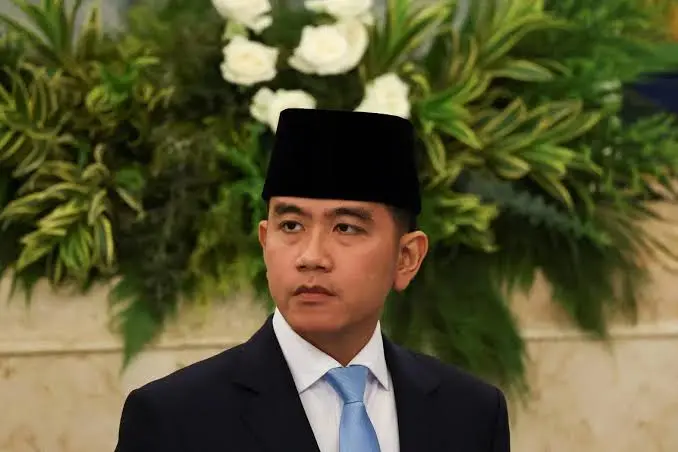
#> input picture Sesi 6/mas gibran.webp, 678 x 452 px, given in place of mas gibran.jpg, which was not available
$ python transformasi_lengkap.py
#> lines starting #> are read from the running program, lines starting #| are printed output that depends on the picture
import cv2
import numpy as np
import matplotlib.pyplot as plt

# ==================================================
# 1. MEMBACA CITRA ASLI
# ==================================================
nama_file = "mas gibran.jpg"
img = cv2.imread(nama_file)
#> img is the input picture: shape (452, 678, 3); mean B, G, R 51.7, 87.5, 90.4

if img is None:
    raise FileNotFoundError(
        f"Gambar '{nama_file}' tidak ditemukan. "
        "Pastikan gambar berada dalam folder yang sama."
    )

# Mengubah format warna BGR ke RGB untuk visualisasi Matplotlib
img_rgb = cv2.cvtColor(img, cv2.COLOR_BGR2RGB)
tinggi, lebar = img_rgb.shape[:2]
#> tinggi = 452; lebar = 678
pusat = (lebar // 2, tinggi // 2)
#> pusat = (339, 226)

# ==================================================
# 2. IMPLEMENTASI TRANSLATION
# ==================================================
# Mensejajarkan/memindahkan citra sejauh tx=50 piksel ke kanan dan ty=30 piksel ke bawah
M_trans = np.float32([
    [1, 0, 50],
    [0, 1, 30]
])
img_translation = cv2.warpAffine(img_rgb, M_trans, (lebar, tinggi))
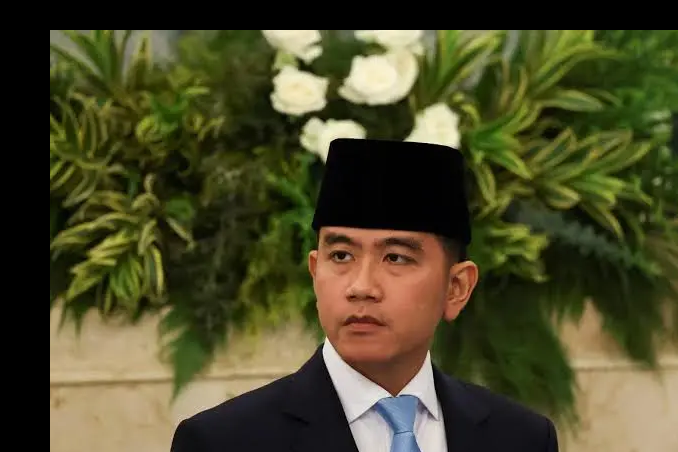
#> img_translation: shape (452, 678, 3); mean R, G, B 75.1, 73.2, 41.3

# ==================================================
# 3. IMPLEMENTASI SCALING (0.5x dan 2.0x)
# ==================================================
img_scaling_05 = cv2.resize(img_rgb, None, fx=0.5, fy=0.5, interpolation=cv2.INTER_AREA)
img_scaling_20 = cv2.resize(img_rgb, None, fx=2.0, fy=2.0, interpolation=cv2.INTER_LINEAR)

# ==================================================
# 4. IMPLEMENTASI ROTATION (45°, 90°, dan 180°)
# ==================================================
M_rot_45 = cv2.getRotationMatrix2D(pusat, 45, 1.0)
img_rot_45 = cv2.warpAffine(img_rgb, M_rot_45, (lebar, tinggi))
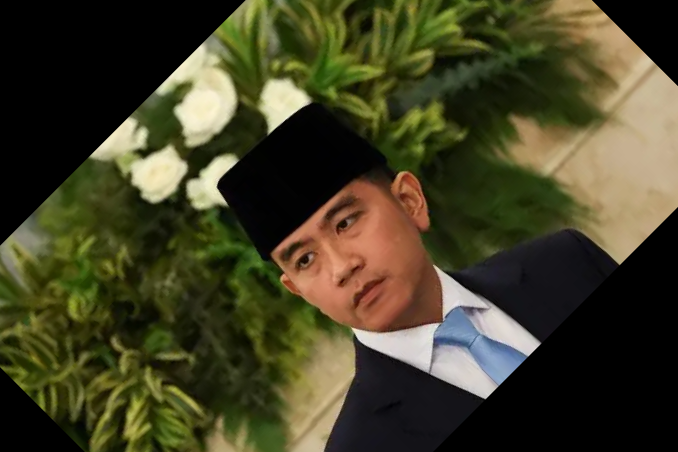
#> img_rot_45: shape (452, 678, 3); mean R, G, B 67.2, 64.4, 38.1

M_rot_90 = cv2.getRotationMatrix2D(pusat, 90, 1.0)
img_rot_90 = cv2.warpAffine(img_rgb, M_rot_90, (lebar, tinggi))
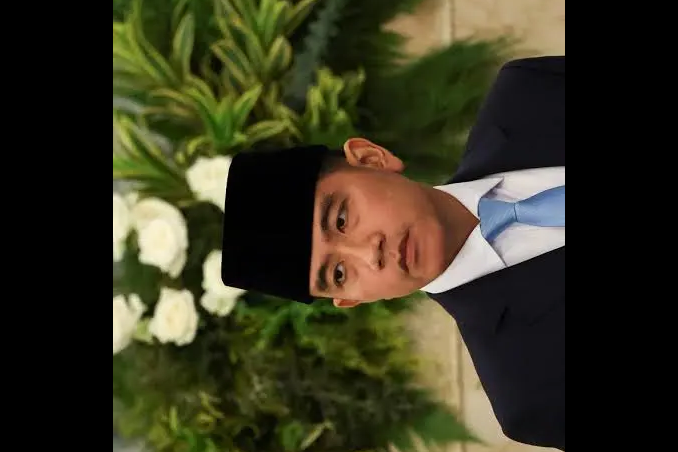
#> img_rot_90: shape (452, 678, 3); mean R, G, B 54.1, 52.2, 31.6

M_rot_180 = cv2.getRotationMatrix2D(pusat, 180, 1.0)
img_rot_180 = cv2.warpAffine(img_rgb, M_rot_180, (lebar, tinggi))
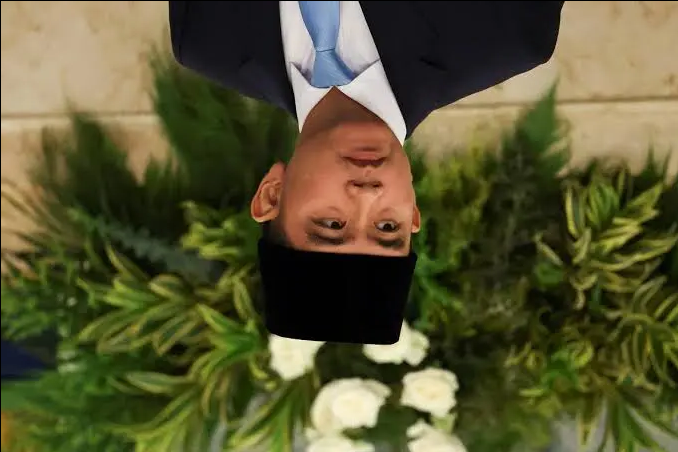
#> img_rot_180: shape (452, 678, 3); mean R, G, B 90, 87, 51.4

# ==================================================
# 5. IMPLEMENTASI FLIPPING (Horizontal & Vertical)
# ==================================================
img_flip_h = cv2.flip(img_rgb, 1)  # 1 = Horizontal Flip
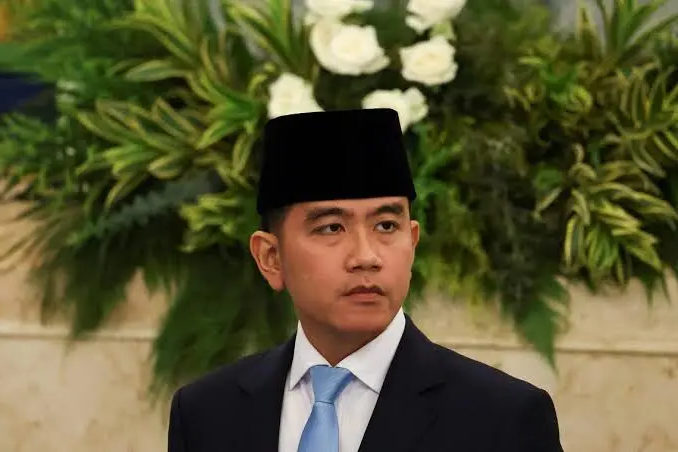
#> img_flip_h: shape (452, 678, 3); mean R, G, B 90.4, 87.5, 51.7
img_flip_v = cv2.flip(img_rgb, 0)  # 0 = Vertical Flip
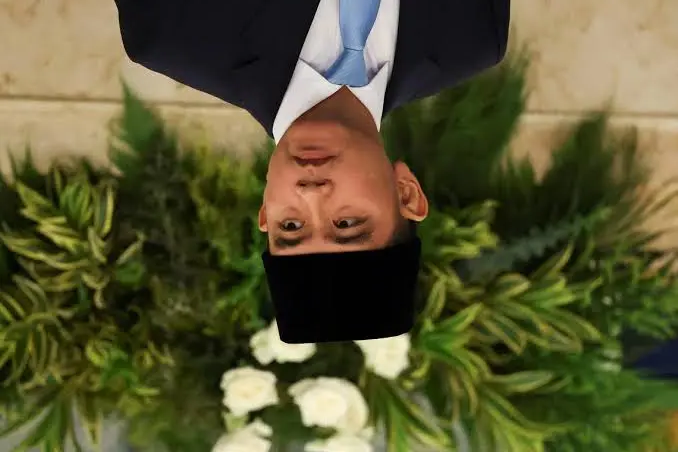
#> img_flip_v: shape (452, 678, 3); mean R, G, B 90.4, 87.5, 51.7

# ==================================================
# 6. MENAMPILKAN CITRA ASLI DAN SELURUH HASIL TRANSFORMASI
# ==================================================
daftar_gambar = [
    (img_rgb, "Citra Asli"),
    (img_translation, "Translation (tx=50, ty=30)"),
    (img_scaling_05, f"Scaling 0.5x\n({img_scaling_05.shape[1]}x{img_scaling_05.shape[0]})"),
    (img_scaling_20, f"Scaling 2.0x\n({img_scaling_20.shape[1]}x{img_scaling_20.shape[0]})"),
    (img_rot_45, "Rotation 45°"),
    (img_rot_90, "Rotation 90°"),
    (img_rot_180, "Rotation 180°"),
    (img_flip_h, "Horizontal Flip"),
    (img_flip_v, "Vertical Flip")
]

plt.figure(figsize=(15, 12))

for i, (gambar, judul) in enumerate(daftar_gambar, 1):
    plt.subplot(3, 3, i)
    plt.imshow(gambar)
    plt.title(judul, fontsize=11, fontweight='bold')
    plt.axis("off")
#> this loop made 9 passes
#> judul on passes 1, 2, 5, 6, 7, 8, 9: 'Citra Asli', 'Translation (tx=50, ty=30)', 'Rotation 45°', 'Rotation 90°', 'Rotation 180°', 'Horizontal Flip', 'Vertical Flip'

plt.tight_layout()
plt.show()

$ run again, with Sesi 6/poto hasil codingannya.png saved as Sesi 6/mas gibran.webp
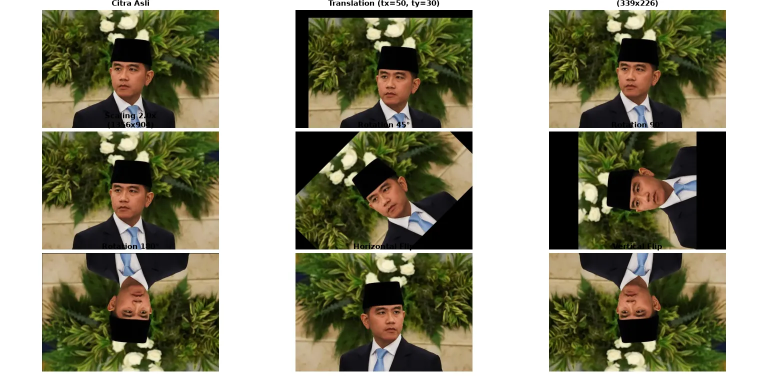
#> input picture Sesi 6/poto hasil codingannya.png, 1536 x 752 px, given in place of mas gibran.jpg, which was not available (shown at 1/2 size)
#> img is the input picture: shape (752, 1536, 3); mean B, G, R 118.4, 139.7, 141.4
#> `img_rot_90 = cv2.warpAffine(img_rgb, M_rot_90, (lebar, tinggi))`:
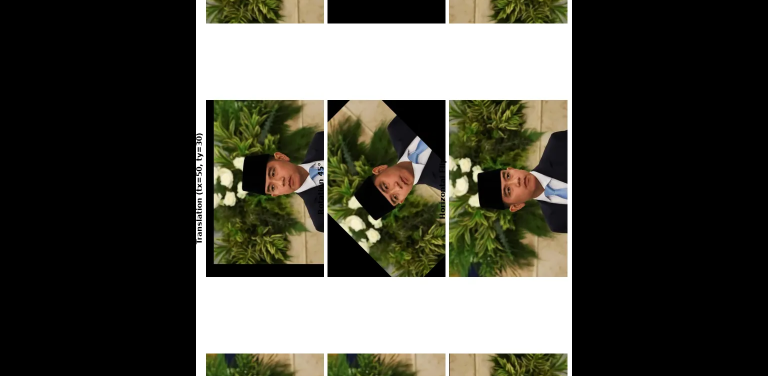
#> img_rot_90: shape (752, 1536, 3) (shown at 1/2 size); mean R, G, B 76.7, 76, 67
#> `img_flip_v = cv2.flip(img_rgb, 0)`:
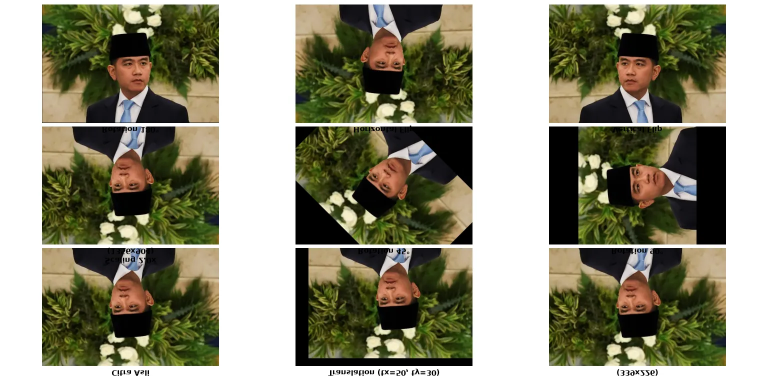
#> img_flip_v: shape (752, 1536, 3) (shown at 1/2 size); mean R, G, B 141.4, 139.7, 118.4
#> the loop `for i, (gambar, judul) in enumerate(daftar_gambar, 1):` made 9 passes
#> judul on passes 1, 2, 5, 6, 7, 8, 9: 'Citra Asli', 'Translation (tx=50, ty=30)', 'Rotation 45°', 'Rotation 90°', 'Rotation 180°', 'Horizontal Flip', 'Vertical Flip'
